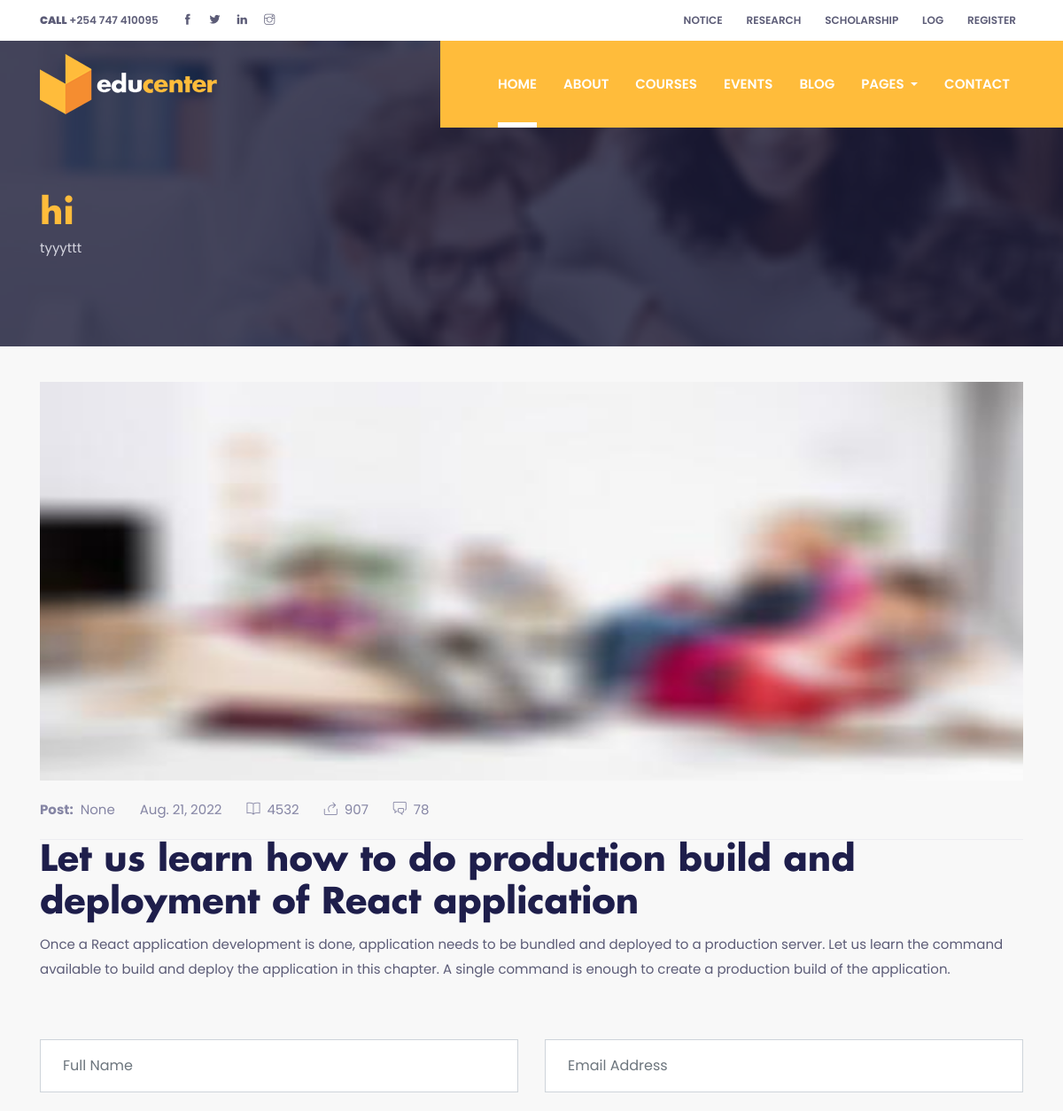
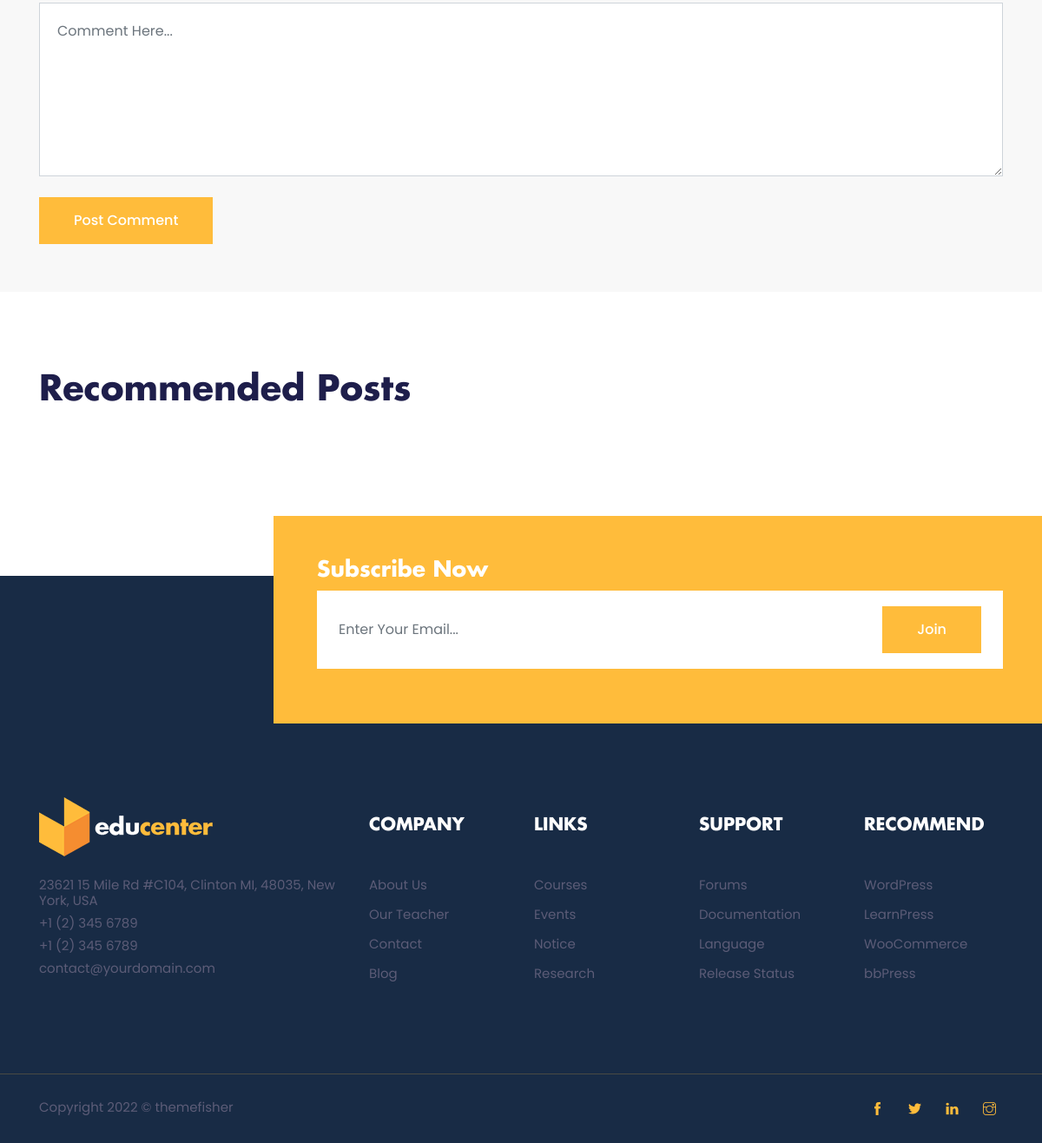
The page /educenter/blog-single/1 on the database its author committed (2 pictures, top to bottom).
### educenter/models.py (models this page shows, shortened)
class CommonInfo(models.Model):
    name = models.CharField(max_length=100, null=False)
    content = models.TextField(default='')
    header_about = models.ForeignKey('About', null=True, on_delete=models.CASCADE)
    class Meta:
        abstract = True
        ordering = ['id']

class About(CommonInfo):
    header_about = None
    model_name = models.CharField(max_length=100,default='about')

class Blog(CommonInfo):
    name = None
    author = models.ForeignKey('Teacher', on_delete=models.SET_NULL, null=True)
    post_date = models.DateField()
    post_read = models.IntegerField()
    post_share = models.IntegerField()
    post_comments = models.IntegerField()
    heading = models.CharField(max_length=255)
    image_url = models.ImageField(upload_to='images/blog/', null=True)
    model_name = models.CharField(max_length=100,default='blog')
    class Meta:
        ordering = ['heading']

### educenter/views.py (the view)
class CustomDetail(DetailView):
    def get_context_data(self, **kwargs):
        try:
            context = super().get_context_data(**kwargs)
            context['plat'] = 'educenter'
            context['blog_reccommend'] = Blog.objects.filter(post_date__lt=date(2022,4,21))
            context['event_reccommend'] = Event.objects.filter(id__lt=4)
            context['title'] = self.object.header_about
            context['course_reccommend'] = Course.objects.filter(Q(c_school=self.object.c_school)&~Q(id=self.object.id))
        except AttributeError:
            pass
        return context

### templates/educenter/core/blog-single.html
{% extends 'educenter/core/base.html' %}
{% load static %}
{% block content %}
{% include 'educenter/core/common/title.html' %}
{% include 'educenter/core/blog/blog-details.html' %}
{% include 'educenter/core/blog/reccommended-post.html' %}
{% endblock content %}

### templates/educenter/core/common/title.html (shortened to what this page needs)
{% load static %}
<section class="page-title-section overlay" data-background="{% static 'images/backgrounds/page-title.jpg'%}">
  <div class="container">
    <div class="row">
      <div class="col-md-8">
        <ul class="list-inline custom-breadcrumb">
          <li class="list-inline-item"><a class="h2 text-primary font-secondary" href="{% url plat|add:':about' %}">{{title.name}}</a></li>
        </ul>
        <p class="text-lighten">{{title.content}}</p>
      </div>
    </div>
  </div>
</section>

### templates/educenter/core/blog/blog-details.html (shortened to what this page needs)
{% load static %}
<section class="section-sm bg-gray">
  <div class="container">
    <div class="row">
      <div class="col-12 mb-4">
        <img src="{{object.image_url.url}}" alt="blog-thumb" class="img-fluid w-100" style="width:720px; height:450px;">
      </div>
      <div class="col-12">
        <ul class="list-inline">
          <li class="list-inline-item mr-4 mb-3 mb-md-0 text-light"><span class="font-weight-bold mr-2">Post:</span>{{object.name}}</li>
          <li class="list-inline-item mr-4 mb-3 mb-md-0 text-light">{{object.post_date}}</li>
          <li class="list-inline-item mr-4 mb-3 mb-md-0 text-light"><i class="ti-book mr-2"></i>{{object.post_read}}</li>
          <li class="list-inline-item mr-4 mb-3 mb-md-0 text-light"><i class="ti-share mr-2"></i>{{object.post_share}}</li>
          <li class="list-inline-item mr-4 mb-3 mb-md-0 text-light"><a class="text-light" href="#"><i class="ti-comments mr-2"></i>{{object.post_comments}}</a></li>
        </ul>
      </div>
      <div class="col-12 mt-4">
        <div class="border-bottom border-primary"></div>
      </div>
      <div class="col-12 mb-5">
        <h2>{{object.heading | slice:"0:100"}}</h2>
        <p> {{object.content}} </p>
      </div>
      <div class="col-12">
        <form action="#" class="row">
          <div class="col-sm-6">
            <input type="text" class="form-control mb-4" id="name" name="name" placeholder="Full Name">
          </div>
          <div class="col-sm-6">
            <input type="email" class="form-control mb-4" id="mail" name="mail" placeholder="Email Address">
          </div>
          <div class="col-12">
            <textarea name="comment" id="comment" class="form-control mb-4" placeholder="Comment Here..."></textarea>
          </div>
          <div class="col-12">
            <button type="submit" value="send" class="btn btn-primary">post comment</button>
          </div>
        </form>
      </div>
    </div>
  </div>
</section>

### static/educenter/css/style.css (style rules this page uses)
body { line-height: 1.2; font-family: "Poppins", sans-serif; -webkit-font-smoothing: antialiased; font-size: 15px; color: #5c5c77; }
p, .paragraph { font-weight: 400; color: #5c5c77; font-size: 15px; line-height: 1.9; font-family: "Poppins", sans-serif; }
h1, h2, h3, h4, h5, h6 { color: #1e1e4b; font-family: "futura-bold"; font-weight: 700; line-height: 1.2; }
h2, .h2 { font-size: 40px; }
.btn { font-size: 16px; font-family: "Poppins", sans-serif; text-transform: capitalize; padding: 15px 40px; border-radius: 0; font-weight: 500; border: 0; position: relative; z-index: 1; transition: .2s ease; overflow: hidden; }
.btn::before { position: absolute; content: ""; height: 80%; width: 100%; left: 0; bottom: 10%; z-index: -1; transition: -webkit-transform .2s ease-in-out; transition: transform .2s ease-in-out; transition: transform .2s ease-in-out, -webkit-transform .2s ease-in-out; -webkit-transform-origin: top; transform-origin: top; -webkit-transform: scaleY(0); transform: scaleY(0); }
.btn-primary { background: #ffbc3b; color: #fff; }
.btn-primary::before { background: #fff; }
body { background-color: #fff; overflow-x: hidden; }
ol, ul { list-style-type: none; margin: 0px; }
img { vertical-align: middle; border: 0; }
a, a:hover, a:focus { text-decoration: none; }
a, button, select { cursor: pointer; transition: .2s ease; }
.section-sm { padding-top: 40px; padding-bottom: 40px; }
.border-primary { border-color: #ededf1 !important; }
.overlay { position: relative; }
.overlay::before { position: absolute; content: ''; height: 100%; width: 100%; top: 0; left: 0; background: #1a1a37; opacity: .8; }
.bg-gray { background: #f8f8f8; }
.text-primary { color: #ffbc3b !important; }
.text-light { color: #8585a4 !important; }
.text-lighten { color: #d6d6e0 !important; }
.font-secondary { font-family: "futura-bold"; }
.page-title-section { padding: 200px 0 80px; }
textarea.form-control { height: 200px; padding: 20px; }
.form-control { height: 60px; background: #fff; border-radius: 0; padding-left: 25px; }

### rows shown on the page
About: name "hi", content "tyyyttt"
Blog: image_url (picture), name "None", post_date "Aug. 21, 2022", post_read "4532", post_share "907", post_comments "78", heading "Let us learn how to do production build and deployment of React application", content "Once a React application development is done, application needs to be bundled and deployed to a production server. Let us learn the command available to build and deploy the application in this chapter. A single command is enough to create a production build of the application."
